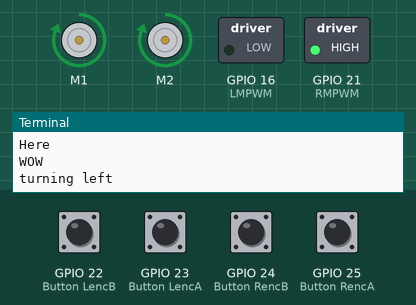
Simulated run of this program. Board: Raspberry Pi (BCM pin numbers). On the bench: 2 × DC motor (green arrow = forward, orange = backward, longer = faster), switched loads named in the program (green lamp = pin HIGH), the last lines printed to the terminal. Inputs (shaded band) come from the test bench; at power-on: GPIO 22 (Button LencB), GPIO 23 (Button LencA), GPIO 24 (Button RencB), GPIO 25 (Button RencA) HIGH. Motors are numbered in the order the program creates them (left before right in a Robot); threads take turns every 2 ms; the clock reads 2024-03-15 10:24:30 at power-on unless the program sets it.

Above: at 0.5 s.
At 3.05 s:
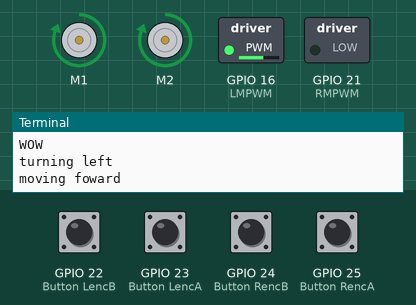
At 9.05 s:
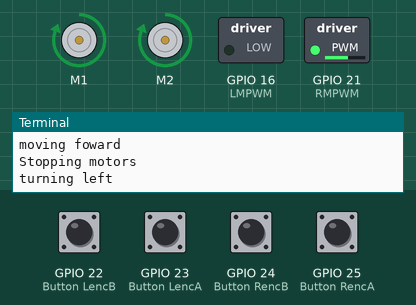
At 12.4 s:
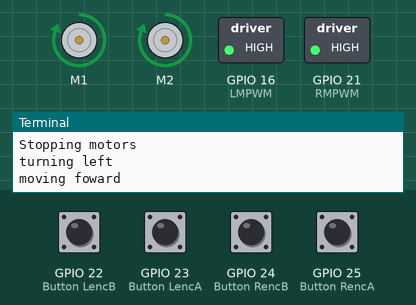
At 21.16 s:
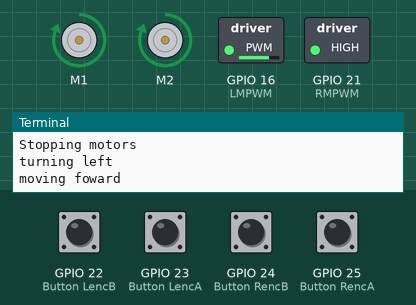
At 33.1 s:
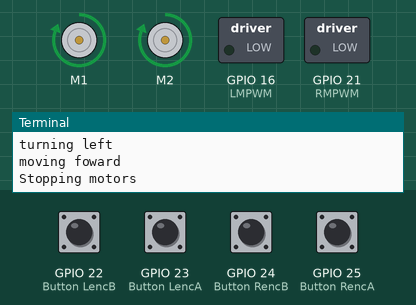
Timing chart, 0 to 40.0 s (numbered marks = the images above):
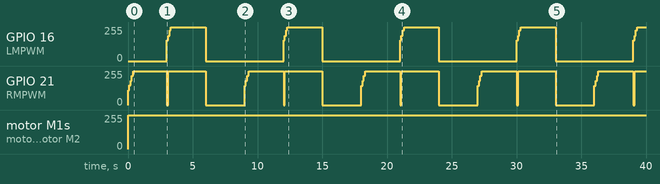

Measured:
- by itself, GPIO 16 (LMPWM): repeats every 9.0 s: 191/255 0.10 s, 230/255 0.10 s, 255/255 2.7 s, 0/255 6.0 s, 154/255 0.10 s
- by itself, motor M1, motor M2: stopped → forward 255/255 at 0.02 s
- by itself, GPIO 21 (RMPWM): 0/255 → 112/255 at 0.00 s, → 147/255 0.10 s later, → 182/255 0.10 s later, → 219/255 0.10 s later, … (35 changes in this stretch)

The program:

dummy.py
```python
#from speed_control_OG import right_turn, left_turn, moving_forward, stop_and_reinitialize_motors
import speed_control_OG
import time

def main():
    print("Here")
    speed_control_OG.setup()

    print("WOW")
    actions = [
        ("L", 0.5, 3),  # (command, motor speed, duration in seconds)
        ("B", 0.5, 3),
        ("S", 0.5, 3)
    ]
    index = 0  # Start index
    while True:
        current_action = actions[index]
        command, speed, duration = current_action
        if command == "L":
            print("turning left")
            #speed_control_OG.right_motor("L", speed)
            speed_control_OG.left_controller("L", speed)
            speed_control_OG.right_controller("L", speed)
            #time.sleep(5)
            #stop_and_reinitialize_motors()
        elif command == "R":
            print("turning right")
            #cprint("turning right")
            #speed_control_OG.right_motor("R", speed)
            speed_control_OG.left_controller("R", speed)
            speed_control_OG.right_controller("R", speed)

            #time.sleep(5)
            #stop_and_reinitialize_motors()
        elif command == "B":
            print("moving foward")
            #print("Moving forward")
            speed_control_OG.left_controller("B", speed)
            speed_control_OG.right_controller("B", speed)
            #speed_control_OG.right_motor("B", speed)
        elif command == "S":
            print("Stopping motors")
            speed_control_OG.left_controller("S", speed)
            speed_control_OG.right_controller("S", speed)
            #speed_control_OG.right_motor("S", speed)
            #time.sleep(5)
            #stop_and_reinitialize_motors()
        elif command == "BW":
            print("going backwards")
            speed_control_OG.left_controller("BW", speed)
            speed_control_OG.right_controller("BW", speed)
            #speed_control_4.right_controller("B",speed)
            #speed_control_4.left_controller("B", speed)


        # Wait for the duration specified for the current action
        time.sleep(duration)
        #stop_and_reinitialize_motors()
        # Increment index to switch to the next action in the next iteration
        index = (index + 1) % len(actions)  # Cycle through the list of actions


if __name__ == "__main__":
    main()
```

speed_control_OG.py
```python
from gpiozero import Robot, Motor, PWMLED, Button
import time
import threading

#def initialization():
#global LMotor, RMotor, LMPWM, RMPWM, LencA, LencB, RencA, RencB
#motor initializations
#drone = Robot(left=Motor(4, 14), right=Motor(17, 18))
#LMotor = Motor(12,13)
#RMotor = Motor(26,19)
#RMotor = Motor(19,20) #<-Flipped for testing

#pwm initializations
LMPWM = PWMLED(16)
RMPWM = PWMLED(21)


#encoder initializations
LencA = Button(23)
LencB = Button(22)
RencA = Button(25)
RencB = Button(24)


# Define motors with their respective GPIO pins
LMotor = Motor(12,13)
RMotor = Motor(26,19)
LprevCommand = "S"
RprevCommand = "S"
MPHT = 0
direction = "S"

def stop_and_reinitialize_motors():
  # Stop motors
  LMotor.stop()
  RMotor.stop()
  cleanup_motors()

  # Optionally, cleanup existing motor objects if needed
def cleanup_motors():
  # Close motors
  LMotor.close()
  RMotor.close()


# Define a shared variable to signal both motors to start together NEW
#start_both_motors = False


#TIME VARIABLES
#startT = time.time()
LprevT = 0
RprevT = 0

#ENCODER RELATED
Lposi = 0
Rposi = 0
Rpos = 0
Lpos = 0
Lu = 0


def readEncoderLA(): #INCREMENT COUNTER AS MOTOR TURNS (LEFT)
    global Lposi
    Lposi = Lposi + 1

def readEncoderRA(): #INCREMENT COUNTER AS MOTOR TURNS (RIGHT)
    global Rposi
    Rposi = Rposi + 1

def left_controller(navi,speed):
   global direction, MPHT
   direction = navi
   MPHT = speed

def right_controller(navi,speed):
   global direction, MPHT
   direction = navi
   MPHT = speed

def left_motor(): #include direction and MPH param after
    global LprevCommand, Lposi, LprevT, direction, MPHT
    #IMPORTANT FOR FIRST ITERATION
    Lpos = 0 #LEFT MOTOR POS STORED
    DTposition = 0 #POSITION AS TIME CHANGES
    Tposition = 0 #TARGET POSITION
    #PID
    Leintegral = 0
    LePrev = 0
    while(1):
      LencA.when_pressed = None
      #BEGIN
      Lpos = Lposi #LEFT POSITION RAW FROM ENCODER,
      LencA.when_pressed = readEncoderLA

      #UPDATE CURRENT TIME AND PREV TIME
      currT = time.time() - startT
      deltaT = currT-LprevT
      LprevT = currT

      #Convert count/s to RPM
      pulsesPerTurn = 11*58.79 #watch out PULSES PER WHEEL TURN
      pulsesPerMeter = pulsesPerTurn*6.36942 #meters/second PULSES PER METER TRAVELED
      Target_Velocity = MPHT/2.237 #EVENTUALLY MAKE MPHT AN INPUT (MPH TO METERS PER SECOND)
      DTposition = Target_Velocity*pulsesPerMeter*deltaT #UPDATE POSITION AS TIME CHANGES, VIA ENCODER COUNT

      if (direction == "L" or direction == "S"):
        Tposition = Lpos
        Leintegral = 0
        #print("Not Moving")
      elif (direction == "B" or direction == "R"):
        if (direction != LprevCommand):
          Lpos = Tposition
        #print(Tposition)
        Tposition = Tposition + DTposition #THE ENCODER COUNT YOU NEED TO BE ON

      LprevCommand = direction

      #Compute the control signal PID STUFF
      kp = 0.0015
      ki = 0.0005
      kd = 0.0005

      Le = Tposition - Lpos
      Ldedt = (Le - LePrev)/(deltaT)
      Leintegral = Leintegral + (Le*deltaT)
      Lu = (kp*Le) + (ki*Leintegral) + (kd*Ldedt) #LU IS THE ADJUSTED POWER
      if Lu < 0:
         Lu = 0
      Lpwr = abs(Lu)
      if Lpwr > 1:
        Lpwr = 1
      LMPWM.value = Lpwr
      LePrev = Le
      time.sleep(0.1)


def right_motor():
    global RprevCommand, Rposi, RprevT, direction, MPHT
    #for first iteration
    Rpos = 0
    DTposition = 0
    Tposition = 0
    #PID
    Reintegral = 0
    RePrev = 0
    while(1):
      RencA.when_pressed = None
      #BEGIN
      Rpos = Rposi
      RencA.when_pressed = readEncoderRA

      #Compute velocity with method 1
      currT = time.time() - startT
      deltaT = currT-RprevT
      RprevT = currT

      #Convert count/s to RPM
      pulsesPerTurn = 11*56
      pulsesPerMeter = pulsesPerTurn*6.36942 #meters/second
      Target_Velocity = MPHT/2.237
      DTposition = Target_Velocity*pulsesPerMeter*deltaT


      if (direction == "R" or direction == "S"):
        Tposition = Rpos
        Reintegral = 0
        #print("Not Moving")
      elif (direction == "B" or direction == "L"):
        if (direction != RprevCommand):
          Rpos = Tposition
        #print(Tposition)
        Tposition = Tposition + DTposition #THE ENCODER COUNT YOU NEED TO BE ON

      RprevCommand = direction

      #Compute the control signal PID STUFF
      kp = 0.0015
      ki = 0.0005
      kd = 0.0005

      Re = Tposition - Rpos
      Rdedt = (Re - RePrev)/(deltaT)
      Reintegral = Reintegral + (Re*deltaT)
      Ru = (kp*Re) + (ki*Reintegral) + (kd*Rdedt)
      if (Ru < 0):
         Ru = 0
      Rpwr = abs(Ru)
      if Rpwr > 1:
        Rpwr = 1
      RMPWM.value = Rpwr
      RePrev = Re
      time.sleep(0.1)

def setup():
  global startT, LprevCommand, RprevCommand
  LMotor.forward()
  RMotor.forward()
  LprevCommand = "S"
  RprevCommand = "S"
  startT = time.time()
  LencA.when_pressed = readEncoderLA
  RencA.when_pressed = readEncoderRA
  LM = threading.Thread(target = left_motor, daemon=True)
  RM = threading.Thread(target = right_motor, daemon=True)
  LM.start()
  RM.start()


if __name__ == "__main__":
    #motor_param()
    pass
    #RM = threading.Thread(target = right_Motor, args = (direction, MPHT)) #debugging
    #setup()
    #LM = threading.Thread(target = left_motor, args = ("R", 0.3)) #debugging

    #RM = threading.Thread(target = right_motor)

    #BM = threading.Thread(target = moving_forward)


   # RM.start()

    #BM.start()

    #print("Motors Started.. ")
```
